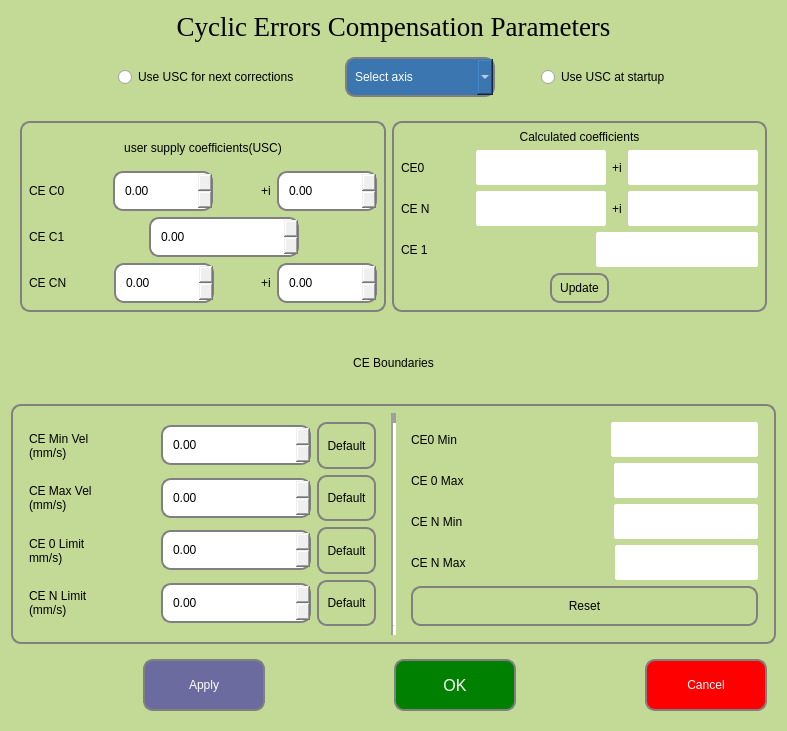
<?xml version="1.0" encoding="UTF-8"?>
<ui version="4.0">
 <class>CEsettingsForm</class>
 <widget class="QWidget" name="CEsettingsForm">
  <property name="geometry">
   <rect>
    <x>0</x>
    <y>0</y>
    <width>787</width>
    <height>731</height>
   </rect>
  </property>
  <property name="sizePolicy">
   <sizepolicy hsizetype="Fixed" vsizetype="Fixed">
    <horstretch>0</horstretch>
    <verstretch>0</verstretch>
   </sizepolicy>
  </property>
  <property name="minimumSize">
   <size>
    <width>200</width>
    <height>50</height>
   </size>
  </property>
  <property name="windowTitle">
   <string>Cyclic Error Compensation Settings</string>
  </property>
  <property name="styleSheet">
   <string notr="true">QLabel, QRadioButton{
font: 75 14pt &quot;MS Shell Dlg 2&quot;;
}
QComboBox, QLineEdit{
font: 75 12pt &quot;MS Shell Dlg 2&quot;;
border-radius:1px;
border: 2px solid;
border-color: white;
}
QPushButton, QSpinBox, QDoubleSpinBox, #ceBoundaries,QToolButton,#usCoeffs,#calcCoeffs{
font: 75 12pt &quot;MS Shell Dlg 2&quot;;
border: 2px solid gray;
padding: 0 8px;
border-radius:10px;
text-align: center;
}
QRadioButton{
font: 75 10pt &quot;MS Shell Dlg 2&quot;;
}
QTabWidget{
color: red;
}

QPushButton:hover, QToolButton:hover{
border:  2px solid white;
border-radius: 5px;
}

QPushButton:pressed, QToolButton:pressed{
border:  2px solid white;
border-radius: 10px;
}
#CEsettingsForm{
background-color: rgb(195, 218, 150)
}</string>
  </property>
  <layout class="QVBoxLayout" name="verticalLayout">
   <item>
    <widget class="QLabel" name="label_5">
     <property name="sizePolicy">
      <sizepolicy hsizetype="Preferred" vsizetype="Fixed">
       <horstretch>0</horstretch>
       <verstretch>0</verstretch>
      </sizepolicy>
     </property>
     <property name="font">
      <font>
       <family>Times New Roman</family>
       <pointsize>20</pointsize>
       <weight>9</weight>
       <italic>false</italic>
       <bold>false</bold>
      </font>
     </property>
     <property name="layoutDirection">
      <enum>Qt::LeftToRight</enum>
     </property>
     <property name="styleSheet">
      <string notr="true">font: 75 20pt &quot;Times New Roman&quot;;</string>
     </property>
     <property name="text">
      <string>Cyclic Errors Compensation Parameters</string>
     </property>
     <property name="alignment">
      <set>Qt::AlignCenter</set>
     </property>
    </widget>
   </item>
   <item>
    <widget class="QWidget" name="widget" native="true">
     <property name="sizePolicy">
      <sizepolicy hsizetype="Preferred" vsizetype="Fixed">
       <horstretch>0</horstretch>
       <verstretch>0</verstretch>
      </sizepolicy>
     </property>
     <layout class="QHBoxLayout" name="horizontalLayout_4">
      <item>
       <spacer name="horizontalSpacer_10">
        <property name="orientation">
         <enum>Qt::Horizontal</enum>
        </property>
        <property name="sizeHint" stdset="0">
         <size>
          <width>40</width>
          <height>20</height>
         </size>
        </property>
       </spacer>
      </item>
      <item>
       <widget class="QRadioButton" name="radioButton_2">
        <property name="styleSheet">
         <string notr="true">
font: 75 12pt &quot;MS Shell Dlg 2&quot;;</string>
        </property>
        <property name="text">
         <string>Use USC for next corrections</string>
        </property>
       </widget>
      </item>
      <item>
       <spacer name="horizontalSpacer">
        <property name="orientation">
         <enum>Qt::Horizontal</enum>
        </property>
        <property name="sizeType">
         <enum>QSizePolicy::Preferred</enum>
        </property>
        <property name="sizeHint" stdset="0">
         <size>
          <width>40</width>
          <height>20</height>
         </size>
        </property>
       </spacer>
      </item>
      <item>
       <widget class="QComboBox" name="cecAxis">
        <property name="sizePolicy">
         <sizepolicy hsizetype="Preferred" vsizetype="Preferred">
          <horstretch>0</horstretch>
          <verstretch>0</verstretch>
         </sizepolicy>
        </property>
        <property name="minimumSize">
         <size>
          <width>150</width>
          <height>40</height>
         </size>
        </property>
        <property name="styleSheet">
         <string notr="true">background:rgb(59, 118, 177);
border: 2px solid gray;
padding: 0 8px;
border-radius:10px;
color: white;
text-align: center;</string>
        </property>
        <item>
         <property name="text">
          <string>Select axis</string>
         </property>
        </item>
        <item>
         <property name="text">
          <string>Axis 1</string>
         </property>
        </item>
        <item>
         <property name="text">
          <string>Axis 2</string>
         </property>
        </item>
        <item>
         <property name="text">
          <string>Axis 3</string>
         </property>
        </item>
        <item>
         <property name="text">
          <string>Axis 4</string>
         </property>
        </item>
       </widget>
      </item>
      <item>
       <spacer name="horizontalSpacer_6">
        <property name="orientation">
         <enum>Qt::Horizontal</enum>
        </property>
        <property name="sizeType">
         <enum>QSizePolicy::Preferred</enum>
        </property>
        <property name="sizeHint" stdset="0">
         <size>
          <width>40</width>
          <height>20</height>
         </size>
        </property>
       </spacer>
      </item>
      <item>
       <widget class="QRadioButton" name="radioButton">
        <property name="styleSheet">
         <string notr="true">
font: 75 12pt &quot;MS Shell Dlg 2&quot;;</string>
        </property>
        <property name="text">
         <string>Use USC at startup</string>
        </property>
       </widget>
      </item>
      <item>
       <spacer name="horizontalSpacer_26">
        <property name="orientation">
         <enum>Qt::Horizontal</enum>
        </property>
        <property name="sizeHint" stdset="0">
         <size>
          <width>40</width>
          <height>20</height>
         </size>
        </property>
       </spacer>
      </item>
     </layout>
    </widget>
   </item>
   <item>
    <widget class="QWidget" name="horizontalWidget_2" native="true">
     <property name="sizePolicy">
      <sizepolicy hsizetype="Preferred" vsizetype="Fixed">
       <horstretch>0</horstretch>
       <verstretch>0</verstretch>
      </sizepolicy>
     </property>
     <property name="minimumSize">
      <size>
       <width>8</width>
       <height>200</height>
      </size>
     </property>
     <layout class="QHBoxLayout" name="horizontalLayout_6">
      <item>
       <widget class="QWidget" name="usCoeffs" native="true">
        <layout class="QVBoxLayout" name="verticalLayout_2">
         <item>
          <layout class="QHBoxLayout" name="horizontalLayout_7">
           <item>
            <widget class="QLabel" name="label_4">
             <property name="text">
              <string>user supply coefficients(USC)</string>
             </property>
             <property name="alignment">
              <set>Qt::AlignCenter</set>
             </property>
            </widget>
           </item>
          </layout>
         </item>
         <item>
          <layout class="QHBoxLayout" name="horizontalLayout_13">
           <item>
            <widget class="QLabel" name="label_8">
             <property name="text">
              <string>CE C0</string>
             </property>
            </widget>
           </item>
           <item>
            <spacer name="horizontalSpacer_12">
             <property name="orientation">
              <enum>Qt::Horizontal</enum>
             </property>
             <property name="sizeType">
              <enum>QSizePolicy::Expanding</enum>
             </property>
             <property name="sizeHint" stdset="0">
              <size>
               <width>40</width>
               <height>20</height>
              </size>
             </property>
            </spacer>
           </item>
           <item>
            <widget class="QDoubleSpinBox" name="uscCE0">
             <property name="minimumSize">
              <size>
               <width>100</width>
               <height>40</height>
              </size>
             </property>
            </widget>
           </item>
           <item>
            <spacer name="horizontalSpacer_3">
             <property name="orientation">
              <enum>Qt::Horizontal</enum>
             </property>
             <property name="sizeHint" stdset="0">
              <size>
               <width>40</width>
               <height>20</height>
              </size>
             </property>
            </spacer>
           </item>
           <item>
            <widget class="QLabel" name="label_7">
             <property name="text">
              <string>+i</string>
             </property>
             <property name="alignment">
              <set>Qt::AlignCenter</set>
             </property>
            </widget>
           </item>
           <item>
            <widget class="QDoubleSpinBox" name="uscCE0_img">
             <property name="minimumSize">
              <size>
               <width>100</width>
               <height>40</height>
              </size>
             </property>
            </widget>
           </item>
          </layout>
         </item>
         <item>
          <layout class="QHBoxLayout" name="horizontalLayout_14">
           <item>
            <widget class="QLabel" name="label_12">
             <property name="text">
              <string>CE C1</string>
             </property>
            </widget>
           </item>
           <item>
            <spacer name="horizontalSpacer_13">
             <property name="orientation">
              <enum>Qt::Horizontal</enum>
             </property>
             <property name="sizeType">
              <enum>QSizePolicy::Expanding</enum>
             </property>
             <property name="sizeHint" stdset="0">
              <size>
               <width>40</width>
               <height>20</height>
              </size>
             </property>
            </spacer>
           </item>
           <item>
            <widget class="QDoubleSpinBox" name="uscCEC1">
             <property name="minimumSize">
              <size>
               <width>150</width>
               <height>40</height>
              </size>
             </property>
            </widget>
           </item>
           <item>
            <spacer name="horizontalSpacer_4">
             <property name="orientation">
              <enum>Qt::Horizontal</enum>
             </property>
             <property name="sizeHint" stdset="0">
              <size>
               <width>40</width>
               <height>20</height>
              </size>
             </property>
            </spacer>
           </item>
          </layout>
         </item>
         <item>
          <layout class="QHBoxLayout" name="horizontalLayout_15">
           <item>
            <widget class="QLabel" name="label_13">
             <property name="text">
              <string>CE CN</string>
             </property>
            </widget>
           </item>
           <item>
            <spacer name="horizontalSpacer_14">
             <property name="orientation">
              <enum>Qt::Horizontal</enum>
             </property>
             <property name="sizeType">
              <enum>QSizePolicy::Expanding</enum>
             </property>
             <property name="sizeHint" stdset="0">
              <size>
               <width>40</width>
               <height>20</height>
              </size>
             </property>
            </spacer>
           </item>
           <item>
            <widget class="QDoubleSpinBox" name="uscCEN">
             <property name="minimumSize">
              <size>
               <width>100</width>
               <height>40</height>
              </size>
             </property>
            </widget>
           </item>
           <item>
            <spacer name="horizontalSpacer_5">
             <property name="orientation">
              <enum>Qt::Horizontal</enum>
             </property>
             <property name="sizeHint" stdset="0">
              <size>
               <width>40</width>
               <height>20</height>
              </size>
             </property>
            </spacer>
           </item>
           <item>
            <widget class="QLabel" name="label_22">
             <property name="text">
              <string>+i</string>
             </property>
             <property name="alignment">
              <set>Qt::AlignCenter</set>
             </property>
            </widget>
           </item>
           <item>
            <widget class="QDoubleSpinBox" name="uscCEN_img">
             <property name="minimumSize">
              <size>
               <width>100</width>
               <height>40</height>
              </size>
             </property>
            </widget>
           </item>
          </layout>
         </item>
        </layout>
       </widget>
      </item>
      <item>
       <widget class="QWidget" name="calcCoeffs" native="true">
        <property name="styleSheet">
         <string notr="true">#vWidget_3{
border: 1px solid;
}</string>
        </property>
        <layout class="QVBoxLayout" name="verticalLayout_5">
         <item>
          <layout class="QHBoxLayout" name="horizontalLayout_2">
           <item>
            <widget class="QLabel" name="label_2">
             <property name="text">
              <string>Calculated coefficients</string>
             </property>
             <property name="alignment">
              <set>Qt::AlignCenter</set>
             </property>
            </widget>
           </item>
          </layout>
         </item>
         <item>
          <layout class="QHBoxLayout" name="horizontalLayout_16">
           <item>
            <widget class="QLabel" name="label_9">
             <property name="text">
              <string>CE0</string>
             </property>
            </widget>
           </item>
           <item>
            <spacer name="horizontalSpacer_15">
             <property name="orientation">
              <enum>Qt::Horizontal</enum>
             </property>
             <property name="sizeType">
              <enum>QSizePolicy::Expanding</enum>
             </property>
             <property name="sizeHint" stdset="0">
              <size>
               <width>40</width>
               <height>20</height>
              </size>
             </property>
            </spacer>
           </item>
           <item>
            <widget class="QLineEdit" name="calCE0">
             <property name="sizePolicy">
              <sizepolicy hsizetype="Expanding" vsizetype="Fixed">
               <horstretch>0</horstretch>
               <verstretch>0</verstretch>
              </sizepolicy>
             </property>
             <property name="minimumSize">
              <size>
               <width>130</width>
               <height>35</height>
              </size>
             </property>
            </widget>
           </item>
           <item>
            <widget class="QLabel" name="label_23">
             <property name="text">
              <string>+i</string>
             </property>
             <property name="alignment">
              <set>Qt::AlignCenter</set>
             </property>
            </widget>
           </item>
           <item>
            <widget class="QLineEdit" name="calCE0_img">
             <property name="sizePolicy">
              <sizepolicy hsizetype="Expanding" vsizetype="Fixed">
               <horstretch>0</horstretch>
               <verstretch>0</verstretch>
              </sizepolicy>
             </property>
             <property name="minimumSize">
              <size>
               <width>130</width>
               <height>35</height>
              </size>
             </property>
            </widget>
           </item>
          </layout>
         </item>
         <item>
          <layout class="QHBoxLayout" name="horizontalLayout_18">
           <item>
            <widget class="QLabel" name="label_15">
             <property name="text">
              <string>CE N</string>
             </property>
            </widget>
           </item>
           <item>
            <spacer name="horizontalSpacer_17">
             <property name="orientation">
              <enum>Qt::Horizontal</enum>
             </property>
             <property name="sizeType">
              <enum>QSizePolicy::Expanding</enum>
             </property>
             <property name="sizeHint" stdset="0">
              <size>
               <width>40</width>
               <height>20</height>
              </size>
             </property>
            </spacer>
           </item>
           <item>
            <widget class="QLineEdit" name="calCEN">
             <property name="sizePolicy">
              <sizepolicy hsizetype="Expanding" vsizetype="Fixed">
               <horstretch>0</horstretch>
               <verstretch>0</verstretch>
              </sizepolicy>
             </property>
             <property name="minimumSize">
              <size>
               <width>130</width>
               <height>35</height>
              </size>
             </property>
            </widget>
           </item>
           <item>
            <widget class="QLabel" name="label_24">
             <property name="text">
              <string>+i</string>
             </property>
             <property name="alignment">
              <set>Qt::AlignCenter</set>
             </property>
            </widget>
           </item>
           <item>
            <widget class="QLineEdit" name="calCEN_img">
             <property name="sizePolicy">
              <sizepolicy hsizetype="Expanding" vsizetype="Fixed">
               <horstretch>0</horstretch>
               <verstretch>0</verstretch>
              </sizepolicy>
             </property>
             <property name="minimumSize">
              <size>
               <width>130</width>
               <height>35</height>
              </size>
             </property>
            </widget>
           </item>
          </layout>
         </item>
         <item>
          <layout class="QHBoxLayout" name="horizontalLayout_17">
           <item>
            <widget class="QLabel" name="label_14">
             <property name="text">
              <string>CE 1</string>
             </property>
            </widget>
           </item>
           <item>
            <spacer name="horizontalSpacer_16">
             <property name="orientation">
              <enum>Qt::Horizontal</enum>
             </property>
             <property name="sizeType">
              <enum>QSizePolicy::Expanding</enum>
             </property>
             <property name="sizeHint" stdset="0">
              <size>
               <width>40</width>
               <height>20</height>
              </size>
             </property>
            </spacer>
           </item>
           <item>
            <widget class="QLineEdit" name="calCEMeas">
             <property name="sizePolicy">
              <sizepolicy hsizetype="Expanding" vsizetype="Fixed">
               <horstretch>0</horstretch>
               <verstretch>0</verstretch>
              </sizepolicy>
             </property>
             <property name="minimumSize">
              <size>
               <width>130</width>
               <height>35</height>
              </size>
             </property>
            </widget>
           </item>
          </layout>
         </item>
         <item>
          <layout class="QHBoxLayout" name="horizontalLayout">
           <item>
            <spacer name="horizontalSpacer_7">
             <property name="orientation">
              <enum>Qt::Horizontal</enum>
             </property>
             <property name="sizeHint" stdset="0">
              <size>
               <width>40</width>
               <height>20</height>
              </size>
             </property>
            </spacer>
           </item>
           <item>
            <widget class="QPushButton" name="pushButton_12">
             <property name="sizePolicy">
              <sizepolicy hsizetype="Fixed" vsizetype="Fixed">
               <horstretch>0</horstretch>
               <verstretch>0</verstretch>
              </sizepolicy>
             </property>
             <property name="minimumSize">
              <size>
               <width>0</width>
               <height>30</height>
              </size>
             </property>
             <property name="text">
              <string>Update</string>
             </property>
            </widget>
           </item>
           <item>
            <spacer name="horizontalSpacer_2">
             <property name="orientation">
              <enum>Qt::Horizontal</enum>
             </property>
             <property name="sizeHint" stdset="0">
              <size>
               <width>40</width>
               <height>20</height>
              </size>
             </property>
            </spacer>
           </item>
          </layout>
         </item>
        </layout>
       </widget>
      </item>
     </layout>
    </widget>
   </item>
   <item>
    <widget class="QLabel" name="label_6">
     <property name="text">
      <string>CE Boundaries</string>
     </property>
     <property name="alignment">
      <set>Qt::AlignCenter</set>
     </property>
    </widget>
   </item>
   <item>
    <widget class="QWidget" name="ceBoundaries" native="true">
     <property name="sizePolicy">
      <sizepolicy hsizetype="Preferred" vsizetype="Fixed">
       <horstretch>0</horstretch>
       <verstretch>0</verstretch>
      </sizepolicy>
     </property>
     <property name="minimumSize">
      <size>
       <width>0</width>
       <height>200</height>
      </size>
     </property>
     <property name="styleSheet">
      <string notr="true"/>
     </property>
     <layout class="QHBoxLayout" name="horizontalLayout_5">
      <item>
       <widget class="QWidget" name="vWidget_4" native="true">
        <property name="styleSheet">
         <string notr="true"/>
        </property>
        <layout class="QVBoxLayout" name="verticalLayout_6">
         <item>
          <layout class="QHBoxLayout" name="horizontalLayout_19">
           <item>
            <widget class="QLabel" name="label_10">
             <property name="text">
              <string>CE Min Vel
(mm/s)</string>
             </property>
            </widget>
           </item>
           <item>
            <spacer name="horizontalSpacer_18">
             <property name="orientation">
              <enum>Qt::Horizontal</enum>
             </property>
             <property name="sizeType">
              <enum>QSizePolicy::Expanding</enum>
             </property>
             <property name="sizeHint" stdset="0">
              <size>
               <width>40</width>
               <height>20</height>
              </size>
             </property>
            </spacer>
           </item>
           <item>
            <widget class="QDoubleSpinBox" name="ceMinVel">
             <property name="minimumSize">
              <size>
               <width>150</width>
               <height>40</height>
              </size>
             </property>
            </widget>
           </item>
           <item>
            <widget class="QPushButton" name="defCEMinVel">
             <property name="sizePolicy">
              <sizepolicy hsizetype="Preferred" vsizetype="Preferred">
               <horstretch>0</horstretch>
               <verstretch>0</verstretch>
              </sizepolicy>
             </property>
             <property name="minimumSize">
              <size>
               <width>0</width>
               <height>30</height>
              </size>
             </property>
             <property name="text">
              <string>Default</string>
             </property>
            </widget>
           </item>
          </layout>
         </item>
         <item>
          <layout class="QHBoxLayout" name="horizontalLayout_20">
           <item>
            <widget class="QLabel" name="label_16">
             <property name="text">
              <string>CE Max Vel
(mm/s)</string>
             </property>
            </widget>
           </item>
           <item>
            <spacer name="horizontalSpacer_19">
             <property name="orientation">
              <enum>Qt::Horizontal</enum>
             </property>
             <property name="sizeType">
              <enum>QSizePolicy::Expanding</enum>
             </property>
             <property name="sizeHint" stdset="0">
              <size>
               <width>40</width>
               <height>20</height>
              </size>
             </property>
            </spacer>
           </item>
           <item>
            <widget class="QDoubleSpinBox" name="ceMaxVel">
             <property name="minimumSize">
              <size>
               <width>150</width>
               <height>40</height>
              </size>
             </property>
            </widget>
           </item>
           <item>
            <widget class="QPushButton" name="defCEMaxVel">
             <property name="sizePolicy">
              <sizepolicy hsizetype="Preferred" vsizetype="Preferred">
               <horstretch>0</horstretch>
               <verstretch>0</verstretch>
              </sizepolicy>
             </property>
             <property name="minimumSize">
              <size>
               <width>0</width>
               <height>30</height>
              </size>
             </property>
             <property name="text">
              <string>Default</string>
             </property>
            </widget>
           </item>
          </layout>
         </item>
         <item>
          <layout class="QHBoxLayout" name="horizontalLayout_21">
           <item>
            <widget class="QLabel" name="label_17">
             <property name="text">
              <string>CE 0 Limit
mm/s)</string>
             </property>
            </widget>
           </item>
           <item>
            <spacer name="horizontalSpacer_20">
             <property name="orientation">
              <enum>Qt::Horizontal</enum>
             </property>
             <property name="sizeType">
              <enum>QSizePolicy::Expanding</enum>
             </property>
             <property name="sizeHint" stdset="0">
              <size>
               <width>60</width>
               <height>20</height>
              </size>
             </property>
            </spacer>
           </item>
           <item>
            <widget class="QDoubleSpinBox" name="ce0Lim">
             <property name="minimumSize">
              <size>
               <width>150</width>
               <height>40</height>
              </size>
             </property>
            </widget>
           </item>
           <item>
            <widget class="QPushButton" name="defCE0Lim">
             <property name="sizePolicy">
              <sizepolicy hsizetype="Preferred" vsizetype="Preferred">
               <horstretch>0</horstretch>
               <verstretch>0</verstretch>
              </sizepolicy>
             </property>
             <property name="minimumSize">
              <size>
               <width>0</width>
               <height>30</height>
              </size>
             </property>
             <property name="text">
              <string>Default</string>
             </property>
            </widget>
           </item>
          </layout>
         </item>
         <item>
          <layout class="QHBoxLayout" name="horizontalLayout_22">
           <item>
            <widget class="QLabel" name="label_18">
             <property name="text">
              <string>CE N Limit
(mm/s)</string>
             </property>
            </widget>
           </item>
           <item>
            <spacer name="horizontalSpacer_21">
             <property name="orientation">
              <enum>Qt::Horizontal</enum>
             </property>
             <property name="sizeType">
              <enum>QSizePolicy::Expanding</enum>
             </property>
             <property name="sizeHint" stdset="0">
              <size>
               <width>60</width>
               <height>20</height>
              </size>
             </property>
            </spacer>
           </item>
           <item>
            <widget class="QDoubleSpinBox" name="ceNLim">
             <property name="minimumSize">
              <size>
               <width>150</width>
               <height>40</height>
              </size>
             </property>
            </widget>
           </item>
           <item>
            <widget class="QPushButton" name="defCENLim">
             <property name="sizePolicy">
              <sizepolicy hsizetype="Preferred" vsizetype="Preferred">
               <horstretch>0</horstretch>
               <verstretch>0</verstretch>
              </sizepolicy>
             </property>
             <property name="minimumSize">
              <size>
               <width>0</width>
               <height>30</height>
              </size>
             </property>
             <property name="text">
              <string>Default</string>
             </property>
            </widget>
           </item>
          </layout>
         </item>
        </layout>
       </widget>
      </item>
      <item>
       <widget class="Line" name="line">
        <property name="sizePolicy">
         <sizepolicy hsizetype="Preferred" vsizetype="Preferred">
          <horstretch>0</horstretch>
          <verstretch>0</verstretch>
         </sizepolicy>
        </property>
        <property name="minimumSize">
         <size>
          <width>5</width>
          <height>0</height>
         </size>
        </property>
        <property name="font">
         <font>
          <pointsize>14</pointsize>
         </font>
        </property>
        <property name="lineWidth">
         <number>10</number>
        </property>
        <property name="orientation">
         <enum>Qt::Vertical</enum>
        </property>
       </widget>
      </item>
      <item>
       <widget class="QWidget" name="widget" native="true">
        <layout class="QVBoxLayout" name="verticalLayout_3">
         <item>
          <layout class="QHBoxLayout" name="horizontalLayout_23">
           <item>
            <widget class="QLabel" name="label_11">
             <property name="text">
              <string>CE0 Min</string>
             </property>
            </widget>
           </item>
           <item>
            <spacer name="horizontalSpacer_22">
             <property name="orientation">
              <enum>Qt::Horizontal</enum>
             </property>
             <property name="sizeType">
              <enum>QSizePolicy::Expanding</enum>
             </property>
             <property name="sizeHint" stdset="0">
              <size>
               <width>40</width>
               <height>20</height>
              </size>
             </property>
            </spacer>
           </item>
           <item>
            <widget class="QLineEdit" name="ce0Min">
             <property name="sizePolicy">
              <sizepolicy hsizetype="Expanding" vsizetype="Fixed">
               <horstretch>0</horstretch>
               <verstretch>0</verstretch>
              </sizepolicy>
             </property>
             <property name="minimumSize">
              <size>
               <width>130</width>
               <height>35</height>
              </size>
             </property>
            </widget>
           </item>
          </layout>
         </item>
         <item>
          <layout class="QHBoxLayout" name="horizontalLayout_24">
           <item>
            <widget class="QLabel" name="label_19">
             <property name="text">
              <string>CE 0 Max</string>
             </property>
            </widget>
           </item>
           <item>
            <spacer name="horizontalSpacer_23">
             <property name="orientation">
              <enum>Qt::Horizontal</enum>
             </property>
             <property name="sizeType">
              <enum>QSizePolicy::Expanding</enum>
             </property>
             <property name="sizeHint" stdset="0">
              <size>
               <width>40</width>
               <height>20</height>
              </size>
             </property>
            </spacer>
           </item>
           <item>
            <widget class="QLineEdit" name="ce0Max">
             <property name="sizePolicy">
              <sizepolicy hsizetype="Expanding" vsizetype="Fixed">
               <horstretch>0</horstretch>
               <verstretch>0</verstretch>
              </sizepolicy>
             </property>
             <property name="minimumSize">
              <size>
               <width>130</width>
               <height>35</height>
              </size>
             </property>
            </widget>
           </item>
          </layout>
         </item>
         <item>
          <layout class="QHBoxLayout" name="horizontalLayout_25">
           <item>
            <widget class="QLabel" name="label_20">
             <property name="text">
              <string>CE N Min</string>
             </property>
            </widget>
           </item>
           <item>
            <spacer name="horizontalSpacer_24">
             <property name="orientation">
              <enum>Qt::Horizontal</enum>
             </property>
             <property name="sizeType">
              <enum>QSizePolicy::Expanding</enum>
             </property>
             <property name="sizeHint" stdset="0">
              <size>
               <width>40</width>
               <height>20</height>
              </size>
             </property>
            </spacer>
           </item>
           <item>
            <widget class="QLineEdit" name="ceNMin">
             <property name="sizePolicy">
              <sizepolicy hsizetype="Expanding" vsizetype="Fixed">
               <horstretch>0</horstretch>
               <verstretch>0</verstretch>
              </sizepolicy>
             </property>
             <property name="minimumSize">
              <size>
               <width>130</width>
               <height>35</height>
              </size>
             </property>
            </widget>
           </item>
          </layout>
         </item>
         <item>
          <layout class="QHBoxLayout" name="horizontalLayout_26">
           <item>
            <widget class="QLabel" name="label_21">
             <property name="text">
              <string>CE N Max</string>
             </property>
            </widget>
           </item>
           <item>
            <spacer name="horizontalSpacer_25">
             <property name="orientation">
              <enum>Qt::Horizontal</enum>
             </property>
             <property name="sizeType">
              <enum>QSizePolicy::Expanding</enum>
             </property>
             <property name="sizeHint" stdset="0">
              <size>
               <width>40</width>
               <height>20</height>
              </size>
             </property>
            </spacer>
           </item>
           <item>
            <widget class="QLineEdit" name="ceNMax">
             <property name="sizePolicy">
              <sizepolicy hsizetype="Expanding" vsizetype="Fixed">
               <horstretch>0</horstretch>
               <verstretch>0</verstretch>
              </sizepolicy>
             </property>
             <property name="minimumSize">
              <size>
               <width>130</width>
               <height>35</height>
              </size>
             </property>
            </widget>
           </item>
          </layout>
         </item>
         <item>
          <widget class="QPushButton" name="pushButton_14">
           <property name="sizePolicy">
            <sizepolicy hsizetype="Preferred" vsizetype="Preferred">
             <horstretch>0</horstretch>
             <verstretch>0</verstretch>
            </sizepolicy>
           </property>
           <property name="minimumSize">
            <size>
             <width>75</width>
             <height>40</height>
            </size>
           </property>
           <property name="text">
            <string>Reset</string>
           </property>
          </widget>
         </item>
        </layout>
       </widget>
      </item>
     </layout>
    </widget>
   </item>
   <item>
    <widget class="QWidget" name="ButtonForm" native="true">
     <property name="sizePolicy">
      <sizepolicy hsizetype="Preferred" vsizetype="Fixed">
       <horstretch>0</horstretch>
       <verstretch>0</verstretch>
      </sizepolicy>
     </property>
     <property name="minimumSize">
      <size>
       <width>200</width>
       <height>40</height>
      </size>
     </property>
     <property name="maximumSize">
      <size>
       <width>16777215</width>
       <height>400</height>
      </size>
     </property>
     <property name="styleSheet">
      <string notr="true">font: 75 12pt &quot;MS Shell Dlg 2&quot;;</string>
     </property>
     <layout class="QHBoxLayout" name="horizontalLayout_11">
      <item>
       <spacer name="horizontalSpacer_11">
        <property name="orientation">
         <enum>Qt::Horizontal</enum>
        </property>
        <property name="sizeType">
         <enum>QSizePolicy::Expanding</enum>
        </property>
        <property name="sizeHint" stdset="0">
         <size>
          <width>100</width>
          <height>0</height>
         </size>
        </property>
       </spacer>
      </item>
      <item>
       <widget class="QPushButton" name="pushButton_2">
        <property name="sizePolicy">
         <sizepolicy hsizetype="Expanding" vsizetype="Preferred">
          <horstretch>0</horstretch>
          <verstretch>0</verstretch>
         </sizepolicy>
        </property>
        <property name="minimumSize">
         <size>
          <width>0</width>
          <height>50</height>
         </size>
        </property>
        <property name="styleSheet">
         <string notr="true">background: rgb(107, 107, 159);
color: white;</string>
        </property>
        <property name="text">
         <string>Apply</string>
        </property>
       </widget>
      </item>
      <item>
       <spacer name="horizontalSpacer_8">
        <property name="orientation">
         <enum>Qt::Horizontal</enum>
        </property>
        <property name="sizeHint" stdset="0">
         <size>
          <width>40</width>
          <height>20</height>
         </size>
        </property>
       </spacer>
      </item>
      <item>
       <widget class="QPushButton" name="StartButton">
        <property name="sizePolicy">
         <sizepolicy hsizetype="Expanding" vsizetype="Preferred">
          <horstretch>0</horstretch>
          <verstretch>0</verstretch>
         </sizepolicy>
        </property>
        <property name="minimumSize">
         <size>
          <width>0</width>
          <height>50</height>
         </size>
        </property>
        <property name="font">
         <font>
          <family>MS Shell Dlg 2</family>
          <pointsize>12</pointsize>
          <weight>9</weight>
          <italic>false</italic>
          <bold>false</bold>
          <kerning>true</kerning>
         </font>
        </property>
        <property name="styleSheet">
         <string notr="true">background:green;
color: white;</string>
        </property>
        <property name="text">
         <string>OK</string>
        </property>
       </widget>
      </item>
      <item>
       <spacer name="horizontalSpacer_9">
        <property name="orientation">
         <enum>Qt::Horizontal</enum>
        </property>
        <property name="sizeHint" stdset="0">
         <size>
          <width>40</width>
          <height>20</height>
         </size>
        </property>
       </spacer>
      </item>
      <item>
       <widget class="QPushButton" name="pushButton_5">
        <property name="sizePolicy">
         <sizepolicy hsizetype="Expanding" vsizetype="Preferred">
          <horstretch>0</horstretch>
          <verstretch>0</verstretch>
         </sizepolicy>
        </property>
        <property name="minimumSize">
         <size>
          <width>0</width>
          <height>50</height>
         </size>
        </property>
        <property name="styleSheet">
         <string notr="true">background:red;
color: white;</string>
        </property>
        <property name="text">
         <string>Cancel</string>
        </property>
       </widget>
      </item>
     </layout>
    </widget>
   </item>
  </layout>
 </widget>
 <resources/>
 <connections/>
</ui>
